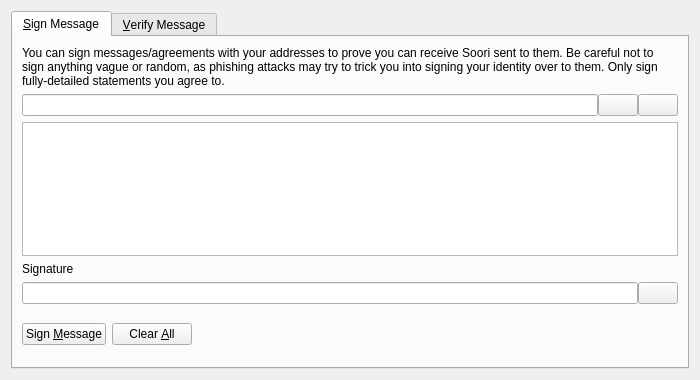
<?xml version="1.0" encoding="UTF-8"?>
<ui version="4.0">
 <class>SignVerifyMessageDialog</class>
 <widget class="QDialog" name="SignVerifyMessageDialog">
  <property name="geometry">
   <rect>
    <x>0</x>
    <y>0</y>
    <width>700</width>
    <height>380</height>
   </rect>
  </property>
  <property name="windowTitle">
   <string>Signatures - Sign / Verify a Message</string>
  </property>
  <property name="modal">
   <bool>true</bool>
  </property>
  <layout class="QVBoxLayout" name="verticalLayout">
   <item>
    <widget class="QTabWidget" name="tabWidget">
     <property name="currentIndex">
      <number>0</number>
     </property>
     <widget class="QWidget" name="tabSignMessage">
      <attribute name="title">
       <string>&amp;Sign Message</string>
      </attribute>
      <layout class="QVBoxLayout" name="verticalLayout_SM">
       <item>
        <widget class="QLabel" name="infoLabel_SM">
         <property name="text">
          <string>You can sign messages/agreements with your addresses to prove you can receive Soori sent to them. Be careful not to sign anything vague or random, as phishing attacks may try to trick you into signing your identity over to them. Only sign fully-detailed statements you agree to.</string>
         </property>
         <property name="textFormat">
          <enum>Qt::PlainText</enum>
         </property>
         <property name="wordWrap">
          <bool>true</bool>
         </property>
        </widget>
       </item>
       <item>
        <layout class="QHBoxLayout" name="horizontalLayout_1_SM">
         <property name="spacing">
          <number>0</number>
         </property>
         <item>
          <widget class="QValidatedLineEdit" name="addressIn_SM">
           <property name="toolTip">
            <string>The Soori address to sign the message with</string>
           </property>
          </widget>
         </item>
         <item>
          <widget class="QPushButton" name="addressBookButton_SM">
           <property name="toolTip">
            <string>Choose previously used address</string>
           </property>
           <property name="text">
            <string/>
           </property>
           <property name="shortcut">
            <string>Alt+A</string>
           </property>
           <property name="autoDefault">
            <bool>false</bool>
           </property>
          </widget>
         </item>
         <item>
          <widget class="QPushButton" name="pasteButton_SM">
           <property name="toolTip">
            <string>Paste address from clipboard</string>
           </property>
           <property name="text">
            <string/>
           </property>
           <property name="shortcut">
            <string>Alt+P</string>
           </property>
           <property name="autoDefault">
            <bool>false</bool>
           </property>
          </widget>
         </item>
        </layout>
       </item>
       <item>
        <widget class="QPlainTextEdit" name="messageIn_SM">
         <property name="toolTip">
          <string>Enter the message you want to sign here</string>
         </property>
        </widget>
       </item>
       <item>
        <widget class="QLabel" name="signatureLabel_SM">
         <property name="text">
          <string>Signature</string>
         </property>
         <property name="textFormat">
          <enum>Qt::PlainText</enum>
         </property>
        </widget>
       </item>
       <item>
        <layout class="QHBoxLayout" name="horizontalLayout_2_SM">
         <property name="spacing">
          <number>0</number>
         </property>
         <item>
          <widget class="QLineEdit" name="signatureOut_SM">
           <property name="font">
            <font>
             <italic>true</italic>
            </font>
           </property>
           <property name="readOnly">
            <bool>true</bool>
           </property>
          </widget>
         </item>
         <item>
          <widget class="QPushButton" name="copySignatureButton_SM">
           <property name="toolTip">
            <string>Copy the current signature to the system clipboard</string>
           </property>
           <property name="text">
            <string/>
           </property>
           <property name="autoDefault">
            <bool>false</bool>
           </property>
          </widget>
         </item>
        </layout>
       </item>
       <item>
        <layout class="QHBoxLayout" name="horizontalLayout_3_SM">
         <item>
          <widget class="QPushButton" name="signMessageButton_SM">
           <property name="toolTip">
            <string>Sign the message to prove you own this Soori address</string>
           </property>
           <property name="text">
            <string>Sign &amp;Message</string>
           </property>
           <property name="autoDefault">
            <bool>false</bool>
           </property>
          </widget>
         </item>
         <item>
          <widget class="QPushButton" name="clearButton_SM">
           <property name="toolTip">
            <string>Reset all sign message fields</string>
           </property>
           <property name="text">
            <string>Clear &amp;All</string>
           </property>
           <property name="autoDefault">
            <bool>false</bool>
           </property>
          </widget>
         </item>
         <item>
          <spacer name="horizontalSpacer_1_SM">
           <property name="orientation">
            <enum>Qt::Horizontal</enum>
           </property>
           <property name="sizeHint" stdset="0">
            <size>
             <width>40</width>
             <height>48</height>
            </size>
           </property>
          </spacer>
         </item>
         <item>
          <widget class="QLabel" name="statusLabel_SM">
           <property name="font">
            <font>
             <weight>75</weight>
             <bold>true</bold>
            </font>
           </property>
           <property name="text">
            <string/>
           </property>
           <property name="wordWrap">
            <bool>true</bool>
           </property>
          </widget>
         </item>
         <item>
          <spacer name="horizontalSpacer_2_SM">
           <property name="orientation">
            <enum>Qt::Horizontal</enum>
           </property>
           <property name="sizeHint" stdset="0">
            <size>
             <width>40</width>
             <height>48</height>
            </size>
           </property>
          </spacer>
         </item>
        </layout>
       </item>
      </layout>
     </widget>
     <widget class="QWidget" name="tabVerifyMessage">
      <attribute name="title">
       <string>&amp;Verify Message</string>
      </attribute>
      <layout class="QVBoxLayout" name="verticalLayout_VM">
       <item>
        <widget class="QLabel" name="infoLabel_VM">
         <property name="text">
          <string>Enter the receiver's address, message (ensure you copy line breaks, spaces, tabs, etc. exactly) and signature below to verify the message. Be careful not to read more into the signature than what is in the signed message itself, to avoid being tricked by a man-in-the-middle attack. Note that this only proves the signing party receives with the address, it cannot prove sendership of any transaction!</string>
         </property>
         <property name="textFormat">
          <enum>Qt::PlainText</enum>
         </property>
         <property name="alignment">
          <set>Qt::AlignLeading|Qt::AlignLeft|Qt::AlignTop</set>
         </property>
         <property name="wordWrap">
          <bool>true</bool>
         </property>
        </widget>
       </item>
       <item>
        <layout class="QHBoxLayout" name="horizontalLayout_1_VM">
         <property name="spacing">
          <number>0</number>
         </property>
         <item>
          <widget class="QValidatedLineEdit" name="addressIn_VM">
           <property name="toolTip">
            <string>The Soori address the message was signed with</string>
           </property>
          </widget>
         </item>
         <item>
          <widget class="QPushButton" name="addressBookButton_VM">
           <property name="toolTip">
            <string>Choose previously used address</string>
           </property>
           <property name="text">
            <string/>
           </property>
           <property name="shortcut">
            <string>Alt+A</string>
           </property>
           <property name="autoDefault">
            <bool>false</bool>
           </property>
          </widget>
         </item>
        </layout>
       </item>
       <item>
        <widget class="QPlainTextEdit" name="messageIn_VM"/>
       </item>
       <item>
        <widget class="QValidatedLineEdit" name="signatureIn_VM"/>
       </item>
       <item>
        <layout class="QHBoxLayout" name="horizontalLayout_2_VM">
         <item>
          <widget class="QPushButton" name="verifyMessageButton_VM">
           <property name="toolTip">
            <string>Verify the message to ensure it was signed with the specified Soori address</string>
           </property>
           <property name="text">
            <string>Verify &amp;Message</string>
           </property>
           <property name="autoDefault">
            <bool>false</bool>
           </property>
          </widget>
         </item>
         <item>
          <widget class="QPushButton" name="clearButton_VM">
           <property name="toolTip">
            <string>Reset all verify message fields</string>
           </property>
           <property name="text">
            <string>Clear &amp;All</string>
           </property>
           <property name="autoDefault">
            <bool>false</bool>
           </property>
          </widget>
         </item>
         <item>
          <spacer name="horizontalSpacer_1_VM">
           <property name="orientation">
            <enum>Qt::Horizontal</enum>
           </property>
           <property name="sizeHint" stdset="0">
            <size>
             <width>40</width>
             <height>48</height>
            </size>
           </property>
          </spacer>
         </item>
         <item>
          <widget class="QLabel" name="statusLabel_VM">
           <property name="font">
            <font>
             <weight>75</weight>
             <bold>true</bold>
            </font>
           </property>
           <property name="text">
            <string/>
           </property>
           <property name="wordWrap">
            <bool>true</bool>
           </property>
          </widget>
         </item>
         <item>
          <spacer name="horizontalSpacer_2_VM">
           <property name="orientation">
            <enum>Qt::Horizontal</enum>
           </property>
           <property name="sizeHint" stdset="0">
            <size>
             <width>40</width>
             <height>48</height>
            </size>
           </property>
          </spacer>
         </item>
        </layout>
       </item>
      </layout>
     </widget>
    </widget>
   </item>
  </layout>
 </widget>
 <customwidgets>
  <customwidget>
   <class>QValidatedLineEdit</class>
   <extends>QLineEdit</extends>
   <header>qvalidatedlineedit.h</header>
  </customwidget>
 </customwidgets>
 <resources>
  <include location="../soori.qrc"/>
 </resources>
 <connections/>
</ui>
